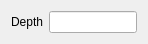
<?xml version="1.0" encoding="UTF-8"?>
<ui version="4.0">
 <class>Form</class>
 <widget class="QWidget" name="Form">
  <property name="geometry">
   <rect>
    <x>0</x>
    <y>0</y>
    <width>148</width>
    <height>38</height>
   </rect>
  </property>
  <property name="windowTitle">
   <string>Form</string>
  </property>
  <layout class="QHBoxLayout" name="horizontalLayout">
   <item>
    <widget class="QLabel" name="depth_label">
     <property name="text">
      <string>Depth</string>
     </property>
    </widget>
   </item>
   <item>
    <widget class="QLineEdit" name="depth_input"/>
   </item>
  </layout>
 </widget>
 <resources/>
 <connections/>
</ui>
